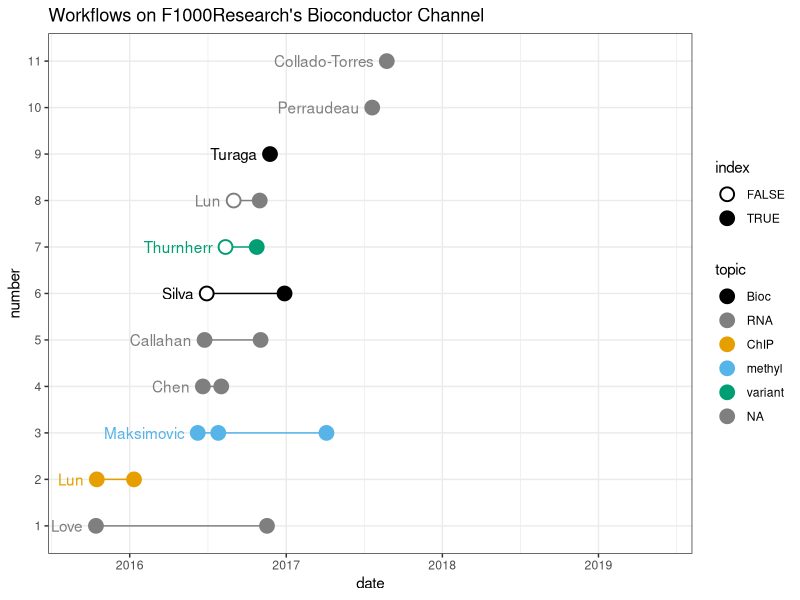
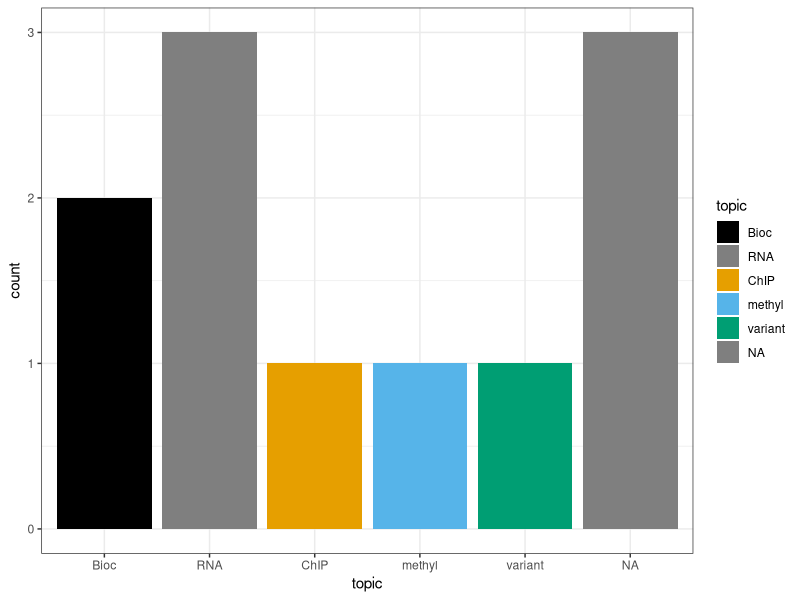
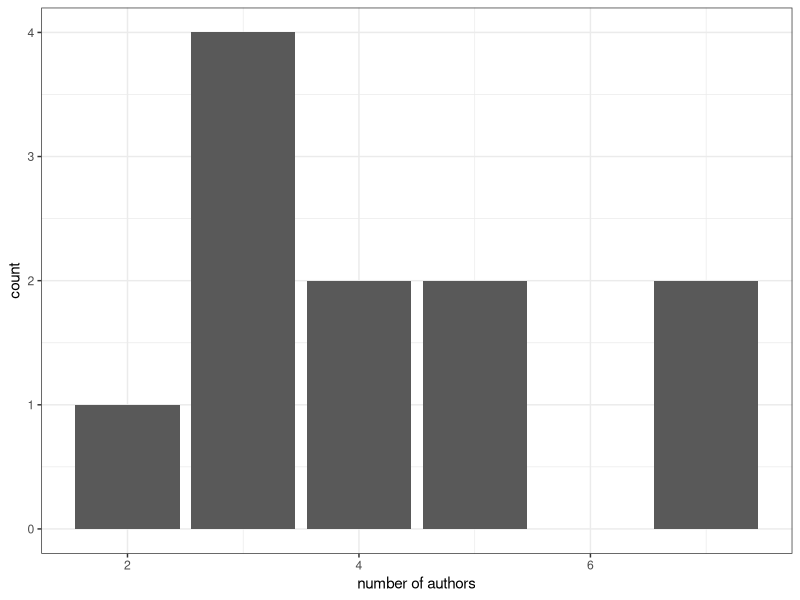
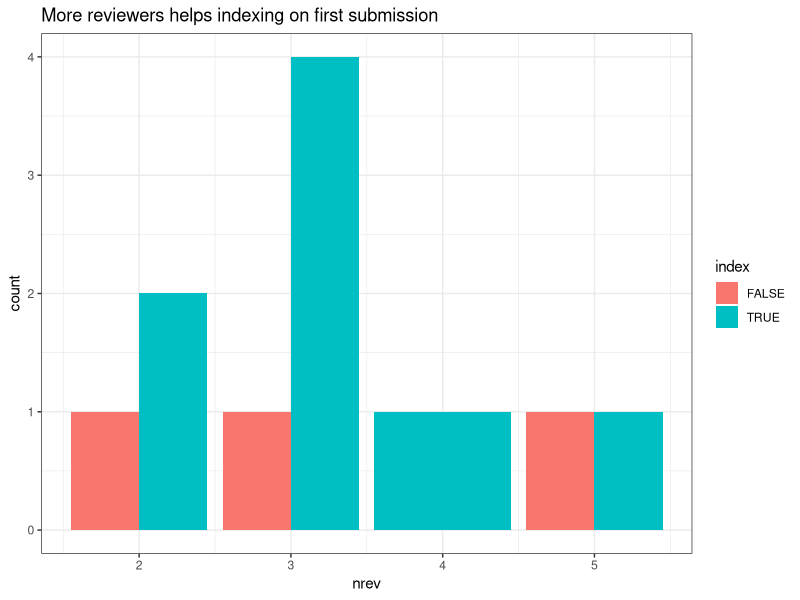
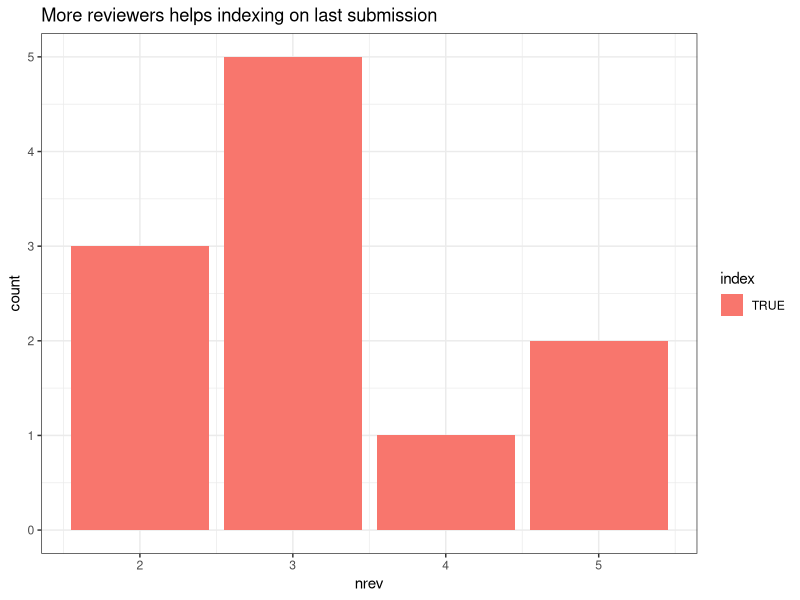
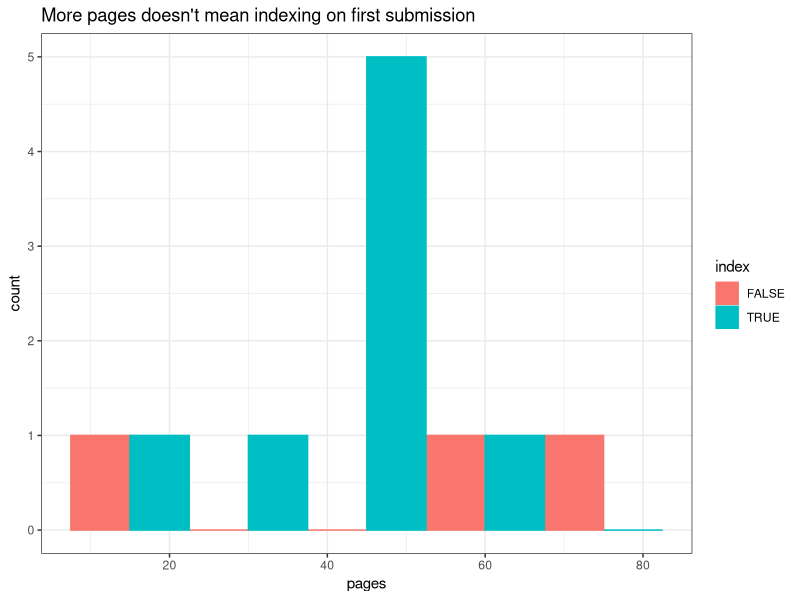
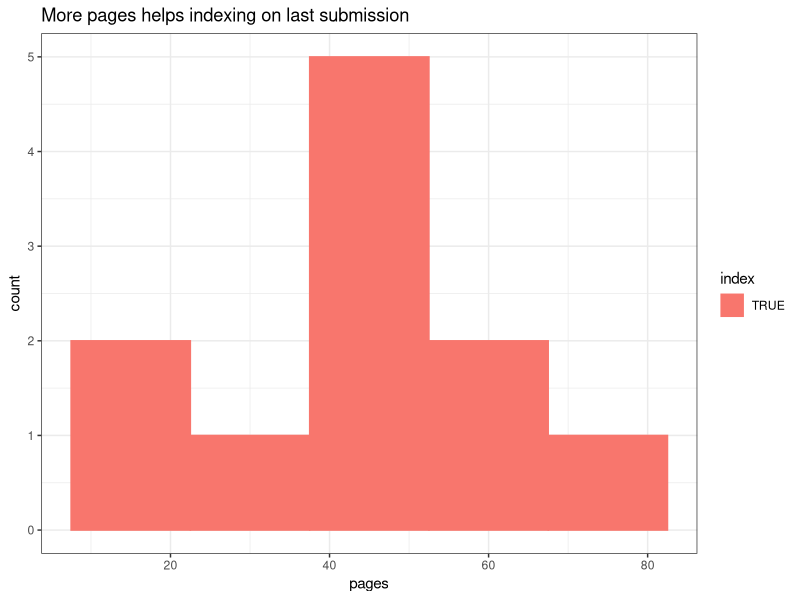

Recreate these plots in R, in order.
library(readr)
library(dplyr)
library(ggplot2)

dat <- read_tsv("bioc-f1000r.tsv")

dois <- dat %>%
  filter(vers==1) %>%
  arrange(date) %>%
  pull(doi)
dat <- dat %>%
  mutate(number=factor(as.integer(factor(doi,levels=dois))))

topic.lvls <- c("Bioc","RNA","sc","ChIP","methyl","protein","microb","variant")
dat <- dat %>%
  mutate(topic=factor(topic, levels=topic.lvls))

rgb2 <- function(x,y,z) {
  rgb(x,y,z,maxColorValue=255)
}
cols <- c("black",
          "grey50",
          rgb2(230,159,0),
          rgb2(86,180,233),
          rgb2(0,158,115),
          rgb2(0,114,178),
          rgb2(213,94,0),
          rgb2(204,121,167))

ggplot(dat, aes(date, number, col=topic, shape=index, group=number)) +
  geom_line(show.legend=FALSE) +
  geom_point(fill="white", size=4, stroke=1) + 
  scale_shape_manual(values=c(21,19)) +
  scale_color_manual(values=cols) + 
  geom_text(data=dat[dat$vers==1,],
            aes(date, number, label=author),
            hjust="right", nudge_x=-30, show.legend=FALSE) +
  theme_bw() +
  xlim(as.Date(c("2015-09-01","2019-06-01"))) +
  ggtitle("Workflows on F1000Research's Bioconductor Channel")

dat %>%
  filter(vers==1) %>%
  ggplot(aes(topic, fill=topic)) +
  geom_bar() +
  scale_fill_manual(values=cols) + 
  theme_bw()

dat %>%
  filter(vers==1) %>%
  ggplot(aes(nauth)) +
  geom_bar(binwidth=1) +
  theme_bw() + xlab("number of authors")

dat %>%
  filter(vers==1) %>%
  ggplot(aes(nrev, fill=index)) + 
  geom_bar(position="dodge") +
  theme_bw() +
  ggtitle("More reviewers helps indexing on first submission")

dat %>%
  group_by(doi) %>%
  filter(vers==max(vers)) %>%
  ggplot(aes(nrev, fill=index)) + 
  geom_bar(position="dodge") +
  theme_bw() +
  ggtitle("More reviewers helps indexing on last submission")

dat %>%
  filter(vers==1) %>%
  ggplot(aes(pages, group=index, fill=index, col=index)) + 
  geom_histogram(binwidth=15, position="dodge") + 
  theme_bw() +
  ggtitle("More pages doesn't mean indexing on first submission")

dat %>%
  group_by(doi) %>%
  filter(vers==max(vers)) %>%
  ggplot(aes(pages, group=index, fill=index, col=index)) + 
  geom_histogram(binwidth=15, position="dodge") + 
  theme_bw() +
  ggtitle("More pages helps indexing on last submission")
